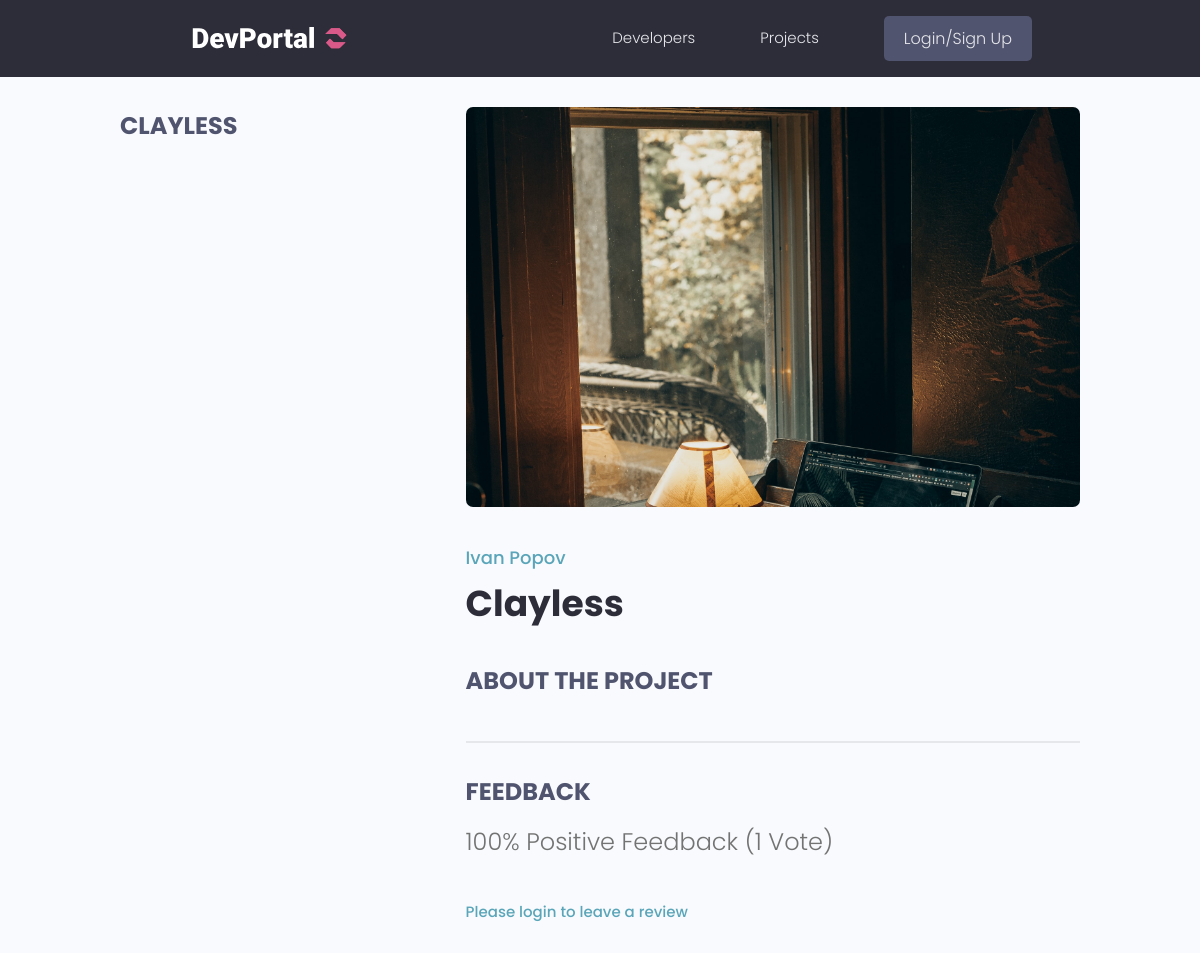
The page /projects/project/708b6880-7fe7-4bc3-8246-47650b89d1ee/ on the database as committed earlier.
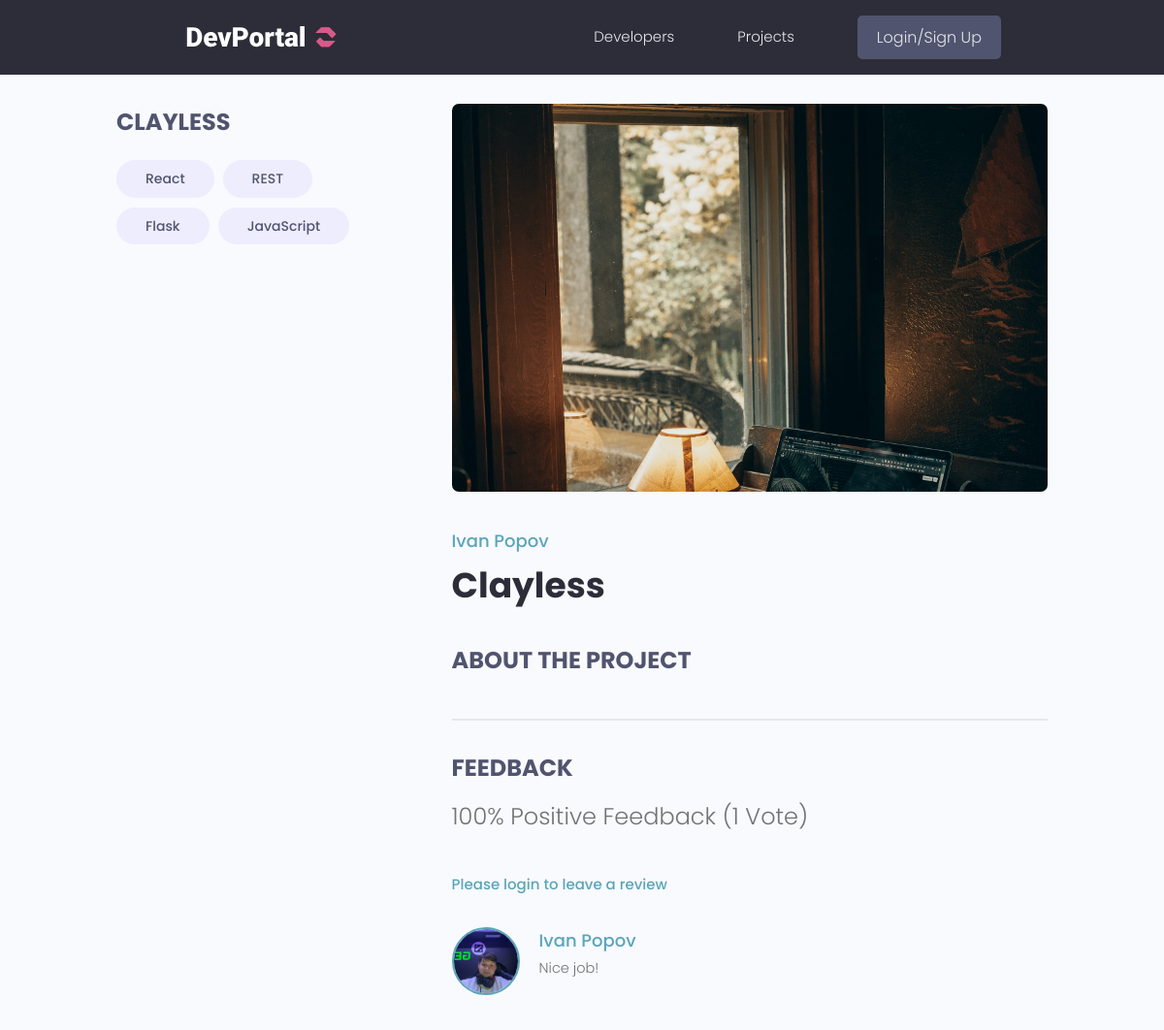
The same page on the database as committed later.
### projects/models.py (models this page shows, shortened)
class Tag(models.Model):
    name = models.CharField(max_length=200)
    created = models.DateTimeField(auto_now_add=True)
    id = models.UUIDField(default=uuid.uuid4, unique=True, primary_key=True, editable=False)
    def __str__(self):
        return self.name

class Review(models.Model):
    vote_type = (
        ("up", "Up vote"),
        ("down", "Down vote")
    )
    owner = models.ForeignKey(Profile, on_delete=models.CASCADE, null=True)
    project = models.ForeignKey(Project, on_delete=models.CASCADE)
    body = models.TextField(null=True, blank=True)
    value = models.CharField(max_length=200, choices=vote_type)
    created = models.DateTimeField(auto_now_add=True)
    id = models.UUIDField(default=uuid.uuid4, unique=True, primary_key=True, editable=False)
    class Meta:
        unique_together = [["owner", "project"]]

### users/models.py (models this page shows, shortened)
class Profile(models.Model):
    user = models.OneToOneField(User, on_delete=models.CASCADE, null=True, blank=True)
    name = models.CharField(max_length=200, null=True, blank=True)
    email = models.EmailField(max_length=500, null=True, blank=True)
    username = models.CharField(max_length=200, null=True, blank=True)
    location = models.CharField(max_length=200, null=True, blank=True)
    short_intro = models.CharField(max_length=200, null=True, blank=True)
    bio = models.TextField(null=True, blank=True)
    profile_image = models.ImageField(null=True, blank=True, upload_to="profiles/", default="profiles/user-default.png")
    social_github = models.CharField(max_length=200, null=True, blank=True)
    social_twitter = models.CharField(max_length=200, null=True, blank=True)
    social_linkedin = models.CharField(max_length=200, null=True, blank=True)
    social_youtube = models.CharField(max_length=200, null=True, blank=True)
    social_website = models.CharField(max_length=200, null=True, blank=True)
    created = models.DateTimeField(auto_now_add=True)
    id = models.UUIDField(default=uuid.uuid4, unique=True, primary_key=True, editable=False)
    class Meta:
        ordering = ["created"]

### projects/views.py (the view, shortened to what this page needs)
# urls.py: path("project/<str:pk>/", views.project, name="project"),
def project(request, pk):
    project_obj = Project.objects.get(id=pk)
    form = ReviewForm()
    return render(request, "projects/single-project.html", {"project_obj": project_obj, "form": form})

### projects/models.py (called while the page is built)
    @property
    def image_url(self):
        try:
            url = self.featured_image.url
        except:
            url = ""
        return url

    @property
    def reviewers(self):
        queryset = self.review_set.all().values_list("owner__id", flat=True)
        return queryset

### projects/templates/projects/single-project.html (shortened to what this page needs)
<!DOCTYPE html>
<html lang="en">
<head>
</head>
<body>
{% extends "main.html" %}
{% block content %}
<main class="singleProject my-md">
    <div class="container">
        <div class="layout">
            <div class="column column--1of3">
                <h3 class="singleProject__subtitle">{{project_obj.title}}</h3>
                <div class="singleProject__toolStack">
                    {%for tag in project_obj.tags.all%}
                        <span class="tag tag--pill tag--sub tag--lg">
                        <small>{{tag}}</small>
                        </span>
                    {%endfor%}
                </div>
            </div>
            <div class="column column--2of3">
                <img class="singleProject__preview" src="{{ project_obj.image_url }}"
                     alt="portfolio thumbnail"/>
                <a href="{% url 'user_profile' project_obj.owner.id %}" class="singleProject__developer">{{project_obj.owner.name}}</a>
                <h2 class="singleProject__title">{{project_obj.title}}</h2>
                <h3 class="singleProject__subtitle">About the Project</h3>
                <div class="comments">
                    <h3 class="singleProject__subtitle">Feedback</h3>
                    <h5 class="project--rating">
                        {{project_obj.vote_ratio}}% Positive Feedback ({{project_obj.vote_total}}
                        Vote{{ project_obj.vote_total|pluralize:"s" }})
                    </h5>
                    {% if request.user.profile.id in project_obj.reviewers %}
                        <p>You have already submitted your review for this project</p>
                    {% elif request.user.profile == project_obj.owner %}
                        <p>You cannot review your own work</p>
                    {% else %}
                        <a href="{% url 'login' %}?next={{ request.path }}">Please login to leave a review</a>
                    {% endif %}
                    <div class="commentList">
                        {% for review in project_obj.review_set.all %}
                        {% if review.body %}
                        <div class="comment">
                            <a href="{%url 'user_profile' review.owner.id%}">
                                <img class="avatar avatar--md"
                                     src="{{review.owner.profile_image.url}}"
                                     alt="user"/>
                            </a>
                            <div class="comment__details">
                                <a href="{%url 'user_profile' review.owner.id%}" class="comment__author">{{review.owner.name}}</a>
                                <p class="comment__info">
                                    {{review.body|linebreaksbr}}
                                </p>
                            </div>
                        </div>
                        {% endif %}
                        {% endfor %}
                    </div>
                </div>
            </div>
        </div>
    </div>
</main>
{% endblock content %}

Rows that differ between the two databases and show on the page:
now on this page (row unchanged): Tag: name "React"
now on this page (row unchanged): Tag: name "REST"
now on this page (row unchanged): Tag: name "Flask"
now on this page (row unchanged): Tag: name "JavaScript"
now on this page (row edited): Review: owner.profile_image (picture), owner.name "Ivan Popov", body "Nice job!"
